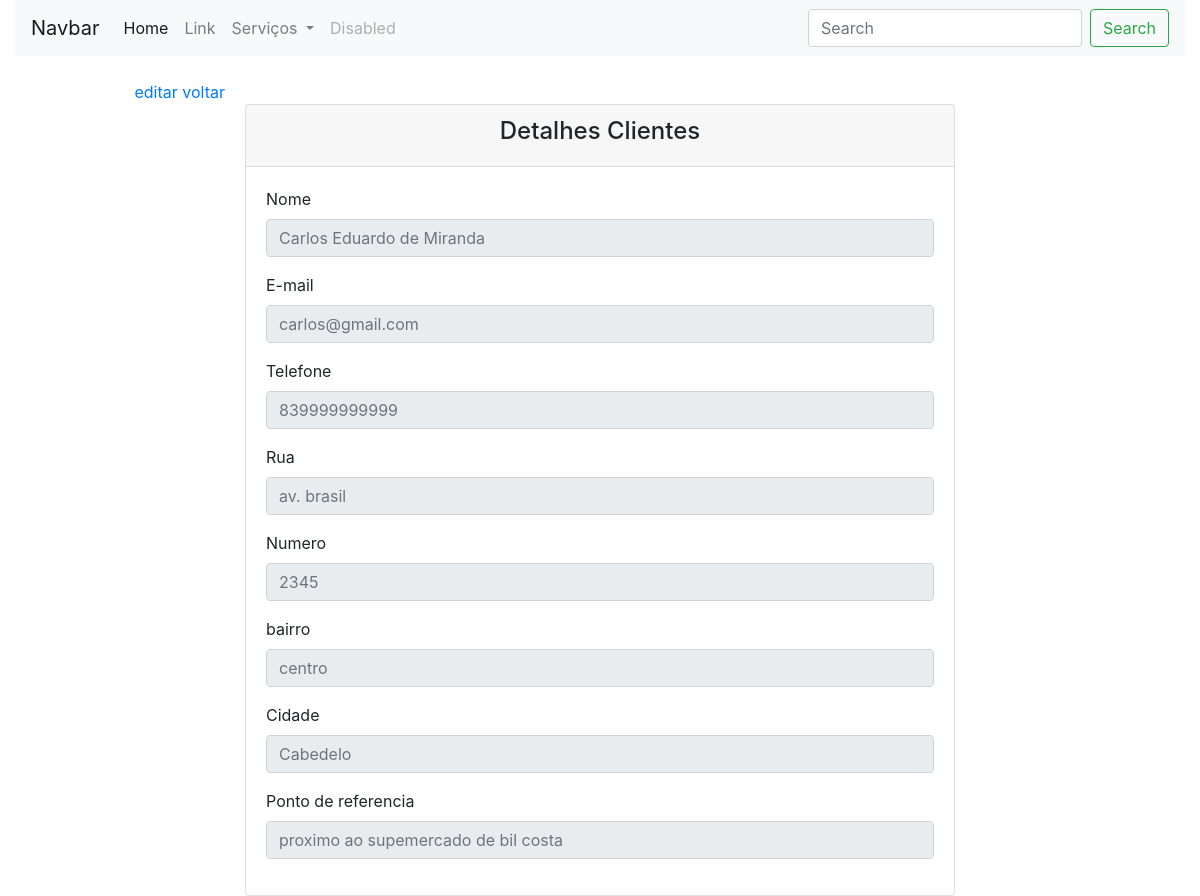
/cliente_detail/13, run on an earlier commit of the app's database.
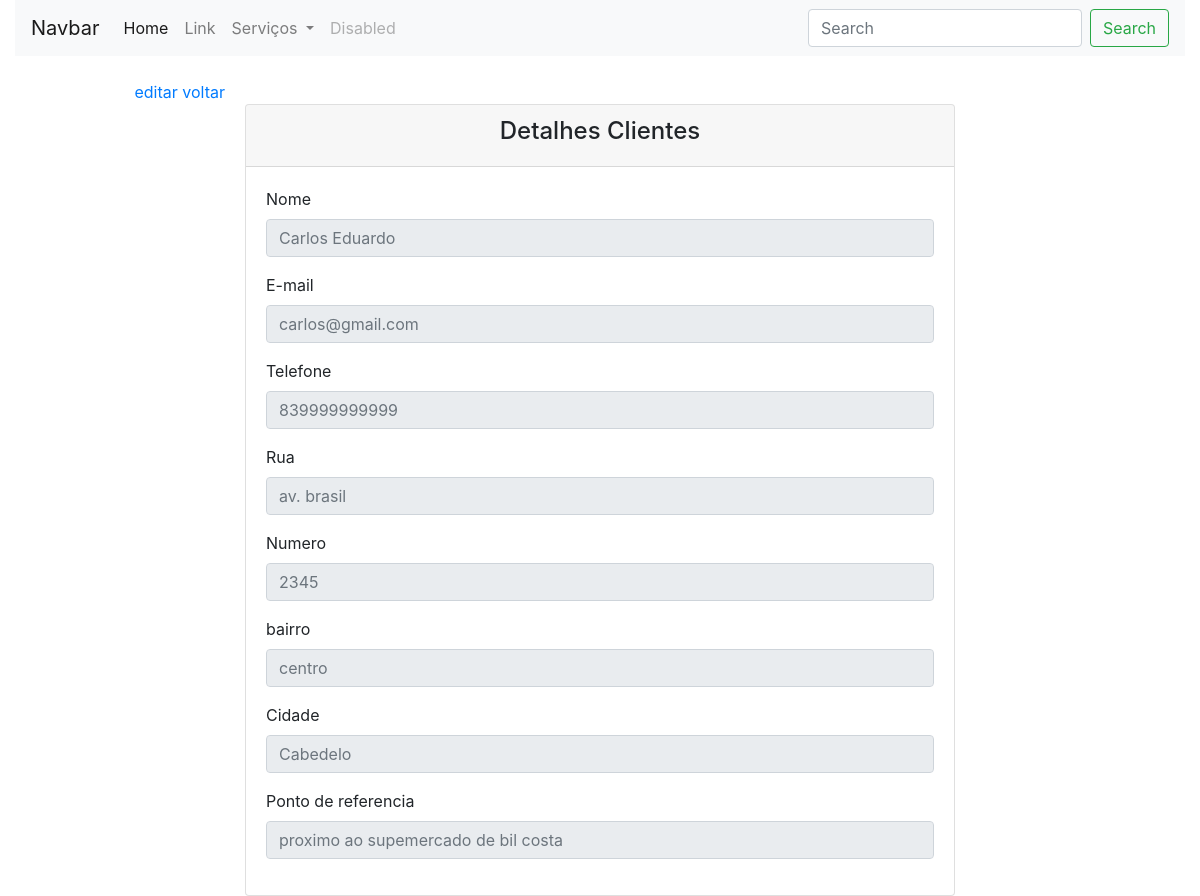
And on a later commit of the database.
### cliente/models.py (models this page shows, shortened)
class Cliente(models.Model):
    nome = models.CharField('Nome', max_length=30)
    email = models.EmailField('E-mail', max_length=60)
    telefone = models.CharField('Telefone', max_length=12)
    rua = models.CharField('Rua', max_length=50)
    numero = models.CharField('Numero/Quadra/Lote', max_length=5)
    bairro = models.CharField('Bairro', max_length=50)
    cidade = models.CharField('Cidade', max_length=50)
    ponto_referencia = models.CharField('Ponto de referencia', max_length=100)
    class Meta:
        verbose_name = 'CLiente'
        verbose_name_plural = 'Clientes'

### cliente/views.py (the view)
# urls.py: path('cliente_detail/<int:id>', detail_cliente, name='cliente_detail'),
def detail_cliente(request, id):
    clientes = get_object_or_404(Cliente, id=id)
    context = {'cliente': clientes}
    return render(request, 'cliente/detail_cliente.html', context)

### cliente/templates/cliente/detail_cliente.html (shortened to what this page needs)
{% extends 'cliente/base.html' %}
{% block content %}
<br>
<div class="container">
   <div class="col col-sm-2 text-right">
      <a href="{% url 'cliente_update' cliente.id %}">editar</a>
      <a href="{% url 'cliente_list' %}">voltar</a>
    </div>
  <div class="row justify-content-center">
    <div class="col col-md-8 ">
      <div class="card">
        <div class="card-header text-center ">
          <h4>Detalhes Clientes</h4>
        </div>
        <div class="card-body">
            <div class="form-group">
              <label for="disabledInput1">Nome</label>
              <input type="text" class="form-control" id="disabledInput1" placeholder="{{ cliente.nome }}" disabled>
            </div>
            <div class="form-group">
              <label for="disabledInput2">E-mail</label>
              <input type="text" class="form-control" id="disabledInput2" placeholder="{{ cliente.email }}" disabled>
            </div>
            <div class="form-group">
              <label for="disabledInput3">Telefone</label>
              <input type="text" class="form-control" id="disabledInput3" placeholder="{{ cliente.telefone }}" disabled>
            </div>
            <div class="form-group">
              <label for="disabledInput4">Rua</label>
              <input type="text" class="form-control" id="disabledInput4" placeholder="{{ cliente.rua }}" disabled>
            </div>
            <div class="form-group">
              <label for="disabledInput5">Numero</label>
              <input type="text" class="form-control" id="disabledInput5" placeholder="{{ cliente.numero }}" disabled>
            </div>
            <div class="form-group">
              <label for="disabledInput6">bairro</label>
              <input type="text" class="form-control" id="disabledInput6" placeholder="{{ cliente.bairro }}" disabled>
            </div>
            <div class="form-group">
              <label for="disabledInput7">Cidade</label>
              <input type="text" class="form-control" id="disabledInput7" placeholder="{{ cliente.cidade }}" disabled>
            </div>
            <div class="form-group">
              <label for="disabledInput8">Ponto de referencia</label>
              <input type="text" class="form-control" id="disabledInput8" placeholder="{{ cliente.ponto_referencia }}" disabled>
            </div>
        </div>
      </div>
    </div>
  </div>
</div>
{% endblock %}

What changed in the data, as far as the page shows it:
changed Cliente "carlos@gmail.com": nome "Carlos Eduardo de Miranda" → "Carlos Eduardo"
